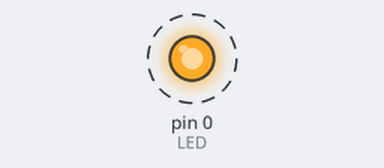
A sketch run on a simulated Arduino Uno, built with avr-gcc and run on an emulated ATmega328P. Parts: output pins drawn as LEDs (lit = HIGH). Dashed ring = blinking.

Above: at 0.5 s.
Timing chart, 0 to 3.0 s (numbered marks = the images above):
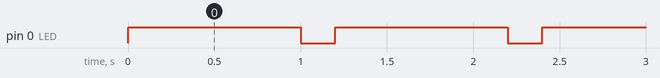

The sketch:

led_blink.ino
```cpp
//////////////////
// MAKERSUN.NET //
//  LED BLINK   //
//   101023     //
//////////////////
//
#define LED 0
//
void setup() {
  pinMode(LED, OUTPUT);
}

void loop() {
  digitalWrite(LED, HIGH);
   delay(1000);
   digitalWrite(LED, LOW);
   delay(200);
}
```

Measured:
- by itself, pin 0 (LED): alternates HIGH for 1.0 s and LOW for 0.20 s
